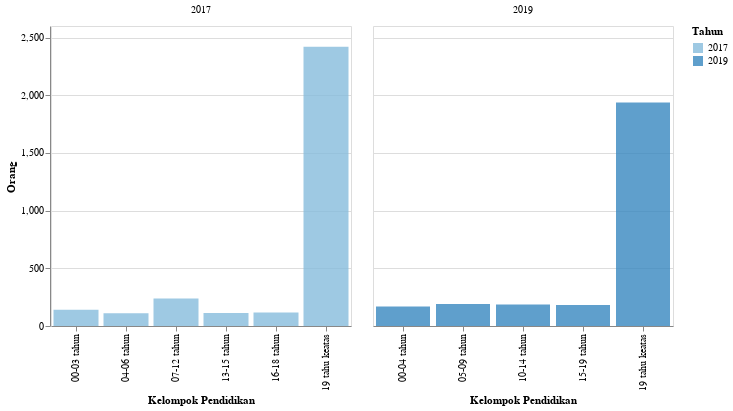

The cell this chart's notebook holds for it:
### Markdown cell above
<h2> Kelompok Usia Pendidikan</h2>

### Code cell
df_3 = data('Kelompok Pendidikan')
plot3 = plot_2(df_3,'Orang','Kelompok Pendidikan',300)
plot3

### Figure 1 — Vega-Lite specification as saved in the notebook (floating-point values rounded to 4 significant figures)
{"config": {"view": {"continuousWidth": 400, "continuousHeight": 300}}, "data": {"name": "data-b70030e8608b220fcc15d87adb2cdbd0"}, "mark": {"type": "bar", "opacity": 0.8}, "encoding": {"color": {"condition": {"type": "nominal", "field": "Tahun", "scale": {"scheme": "blues"}, "selection": "selector084"}, "value": "lightgray"}, "column": {"type": "ordinal", "field": "Tahun", "title": ""}, "tooltip": [{"type": "quantitative", "field": "Tahun"}, {"type": "nominal", "field": "Keterangan"}, {"type": "nominal", "field": "N"}, {"type": "nominal", "field": "Satuan"}], "x": {"type": "ordinal", "field": "Keterangan", "title": "Kelompok Pendidikan"}, "y": {"type": "quantitative", "axis": {"tickMinStep": 1}, "field": "N", "title": "Orang"}}, "resolve": {"scale": {"x": "independent"}}, "selection": {"selector084": {"type": "single", "encodings": ["y", "color"]}, "selector088": {"type": "interval", "bind": "scales", "encodings": ["x", "y"]}}, "width": 300, "$schema": "https://vega.github.io/schema/vega-lite/v4.8.1.json", "datasets": {"data-b70030e8608b220fcc15d87adb2cdbd0": [{"Tahun": 2017, "Kode": 1, "Data": "Kependudukan", "Kode Kategori": 1.5, "Kategori": "Kelompok Pendidikan", "Keterangan": "00-03 tahun", "N": "141", "Satuan": "Orang"}, {"Tahun": 2017, "Kode": 1, "Data": "Kependudukan", "Kode Kategori": 1.5, "Kategori": "Kelompok Pendidikan", "Keterangan": "04-06 tahun", "N": "111", "Satuan": "Orang"}, {"Tahun": 2017, "Kode": 1, "Data": "Kependudukan", "Kode Kategori": 1.5, "Kategori": "Kelompok Pendidikan", "Keterangan": "07-12 tahun", "N": "239", "Satuan": "Orang"}, {"Tahun": 2017, "Kode": 1, "Data": "Kependudukan", "Kode Kategori": 1.5, "Kategori": "Kelompok Pendidikan", "Keterangan": "13-15 tahun", "N": "112", "Satuan": "Orang"}, {"Tahun": 2017, "Kode": 1, "Data": "Kependudukan", "Kode Kategori": 1.5, "Kategori": "Kelompok Pendidikan", "Keterangan": "16-18 tahun", "N": "116", "Satuan": "Orang"}, {"Tahun": 2017, "Kode": 1, "Data": "Kependudukan", "Kode Kategori": 1.5, "Kategori": "Kelompok Pendidikan", "Keterangan": "19 tahu keatas", "N": "2420", "Satuan": "Orang"}, {"Tahun": 2019, "Kode": 1, "Data": "Kependudukan", "Kode Kategori": 1.5, "Kategori": "Kelompok Pendidikan", "Keterangan": "00-04 tahun", "N": 170.0, "Satuan": "Orang"}, {"Tahun": 2019, "Kode": 1, "Data": "Kependudukan", "Kode Kategori": 1.5, "Kategori": "Kelompok Pendidikan", "Keterangan": "05-09 tahun", "N": 190.0, "Satuan": "Orang"}, {"Tahun": 2019, "Kode": 1, "Data": "Kependudukan", "Kode Kategori": 1.5, "Kategori": "Kelompok Pendidikan", "Keterangan": "10-14 tahun", "N": 187.0, "Satuan": "Orang"}, {"Tahun": 2019, "Kode": 1, "Data": "Kependudukan", "Kode Kategori": 1.5, "Kategori": "Kelompok Pendidikan", "Keterangan": "15-19 tahun", "N": 183.0, "Satuan": "Orang"}, {"Tahun": 2019, "Kode": 1, "Data": "Kependudukan", "Kode Kategori": 1.5, "Kategori": "Kelompok Pendidikan", "Keterangan": "19 tahu keatas", "N": 1936.0, "Satuan": "Orang"}]}}
